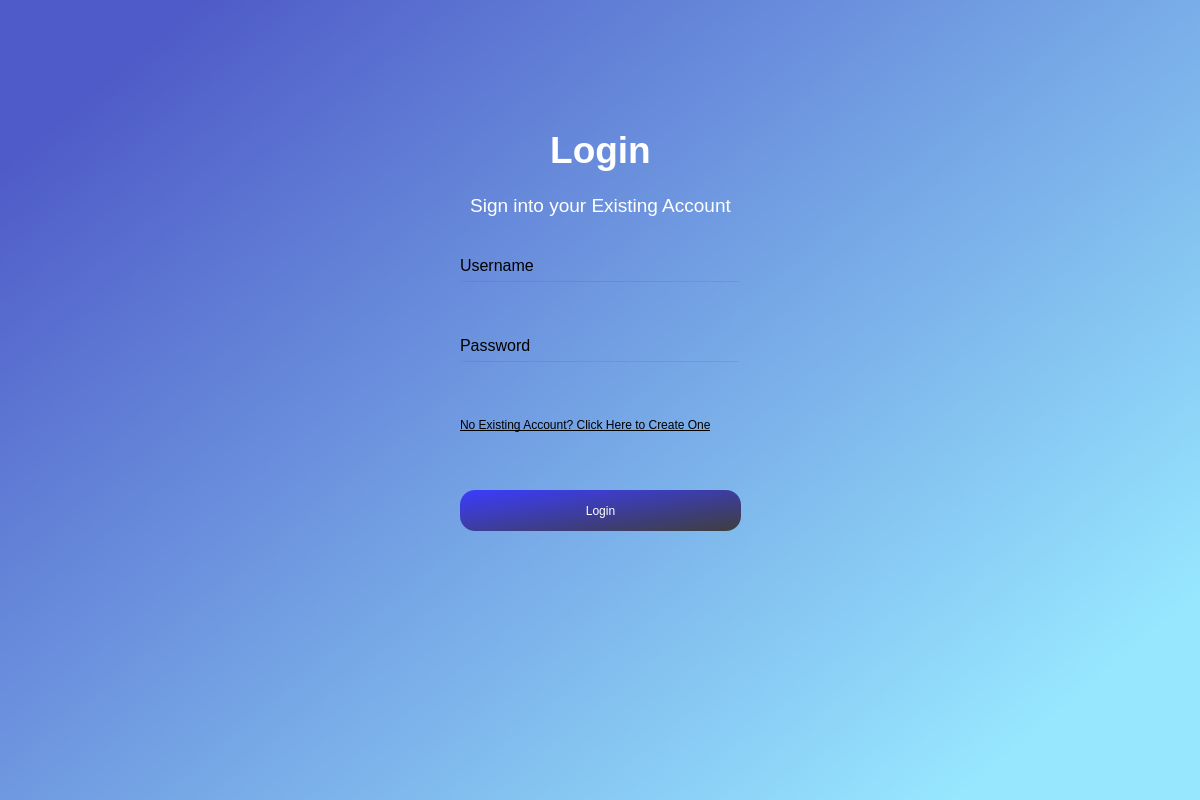
<?xml version="1.0" encoding="UTF-8"?>
<ui version="4.0">
 <class>Dialog</class>
 <widget class="QDialog" name="Dialog">
  <property name="geometry">
   <rect>
    <x>0</x>
    <y>0</y>
    <width>1200</width>
    <height>800</height>
   </rect>
  </property>
  <property name="windowTitle">
   <string>Dialog</string>
  </property>
  <widget class="QWidget" name="bgwidget" native="true">
   <property name="geometry">
    <rect>
     <x>0</x>
     <y>0</y>
     <width>1201</width>
     <height>801</height>
    </rect>
   </property>
   <property name="styleSheet">
    <string notr="true">QWidget#bgwidget{
background-color:qlineargradient(spread:pad, x1:0.091, y1:0.091, x2:0.965909, y2:0.784, stop:0 rgba(79, 91, 200, 255), stop:1 rgba(151, 231, 255, 255));}</string>
   </property>
   <widget class="QLabel" name="label">
    <property name="geometry">
     <rect>
      <x>500</x>
      <y>120</y>
      <width>201</width>
      <height>61</height>
     </rect>
    </property>
    <property name="toolTip">
     <string>&lt;html&gt;&lt;head/&gt;&lt;body&gt;&lt;p&gt;&lt;br/&gt;&lt;/p&gt;&lt;/body&gt;&lt;/html&gt;</string>
    </property>
    <property name="styleSheet">
     <string notr="true">font: 22pt &quot;MS Shell Dlg 2&quot;;</string>
    </property>
    <property name="text">
     <string>&lt;html&gt;&lt;head/&gt;&lt;body&gt;&lt;p align=&quot;center&quot;&gt;&lt;span style=&quot; font-size:28pt; font-weight:600; color:#ffffff;&quot;&gt;Login&lt;/span&gt;&lt;/p&gt;&lt;/body&gt;&lt;/html&gt;</string>
    </property>
   </widget>
   <widget class="QLabel" name="label_2">
    <property name="geometry">
     <rect>
      <x>450</x>
      <y>190</y>
      <width>301</width>
      <height>31</height>
     </rect>
    </property>
    <property name="toolTip">
     <string>&lt;html&gt;&lt;head/&gt;&lt;body&gt;&lt;p&gt;&lt;br/&gt;&lt;/p&gt;&lt;/body&gt;&lt;/html&gt;</string>
    </property>
    <property name="styleSheet">
     <string notr="true">font: 22pt &quot;MS Shell Dlg 2&quot;;</string>
    </property>
    <property name="text">
     <string>&lt;html&gt;&lt;head/&gt;&lt;body&gt;&lt;p align=&quot;center&quot;&gt;&lt;span style=&quot; font-size:14pt; color:#ffffff;&quot;&gt;Sign into your Existing Account&lt;/span&gt;&lt;/p&gt;&lt;/body&gt;&lt;/html&gt;</string>
    </property>
   </widget>
   <widget class="QPushButton" name="login2">
    <property name="geometry">
     <rect>
      <x>460</x>
      <y>490</y>
      <width>281</width>
      <height>41</height>
     </rect>
    </property>
    <property name="styleSheet">
     <string notr="true">border-radius:15px;
font: 12pt &quot;MS Shell Dlg 2&quot;;
color: rgb(255, 255, 255);
background-color: qlineargradient(spread:pad, x1:0, y1:0, x2:1, y2:1, stop:0 rgba(60, 60, 255, 255), stop:1 rgba(62, 62, 62, 255));</string>
    </property>
    <property name="text">
     <string>Login</string>
    </property>
   </widget>
   <widget class="QLabel" name="label_3">
    <property name="geometry">
     <rect>
      <x>460</x>
      <y>250</y>
      <width>91</width>
      <height>31</height>
     </rect>
    </property>
    <property name="text">
     <string>&lt;html&gt;&lt;head/&gt;&lt;body&gt;&lt;p&gt;&lt;span style=&quot; font-size:12pt;&quot;&gt;Username&lt;/span&gt;&lt;/p&gt;&lt;/body&gt;&lt;/html&gt;</string>
    </property>
   </widget>
   <widget class="QLabel" name="label_4">
    <property name="geometry">
     <rect>
      <x>460</x>
      <y>330</y>
      <width>91</width>
      <height>31</height>
     </rect>
    </property>
    <property name="text">
     <string>&lt;html&gt;&lt;head/&gt;&lt;body&gt;&lt;p&gt;&lt;span style=&quot; font-size:12pt;&quot;&gt;Password&lt;/span&gt;&lt;/p&gt;&lt;/body&gt;&lt;/html&gt;</string>
    </property>
   </widget>
   <widget class="QLabel" name="newacc">
    <property name="geometry">
     <rect>
      <x>460</x>
      <y>410</y>
      <width>281</width>
      <height>31</height>
     </rect>
    </property>
    <property name="text">
     <string>&lt;html&gt;&lt;head/&gt;&lt;body&gt;&lt;p&gt;&lt;span style=&quot; text-decoration: underline;&quot;&gt;No Existing Account? Click Here to Create One&lt;/span&gt;&lt;/p&gt;&lt;/body&gt;&lt;/html&gt;</string>
    </property>
   </widget>
   <widget class="QLineEdit" name="username">
    <property name="geometry">
     <rect>
      <x>460</x>
      <y>280</y>
      <width>281</width>
      <height>41</height>
     </rect>
    </property>
    <property name="styleSheet">
     <string notr="true">background-color:rgba(0,0,0,0);
font: 12pt &quot;MS Shell Dlg 2&quot;;</string>
    </property>
   </widget>
   <widget class="QLineEdit" name="password">
    <property name="geometry">
     <rect>
      <x>460</x>
      <y>360</y>
      <width>281</width>
      <height>41</height>
     </rect>
    </property>
    <property name="styleSheet">
     <string notr="true">background-color:rgba(0,0,0,0);
font: 12pt &quot;MS Shell Dlg 2&quot;;</string>
    </property>
   </widget>
  </widget>
 </widget>
 <resources/>
 <connections/>
</ui>
